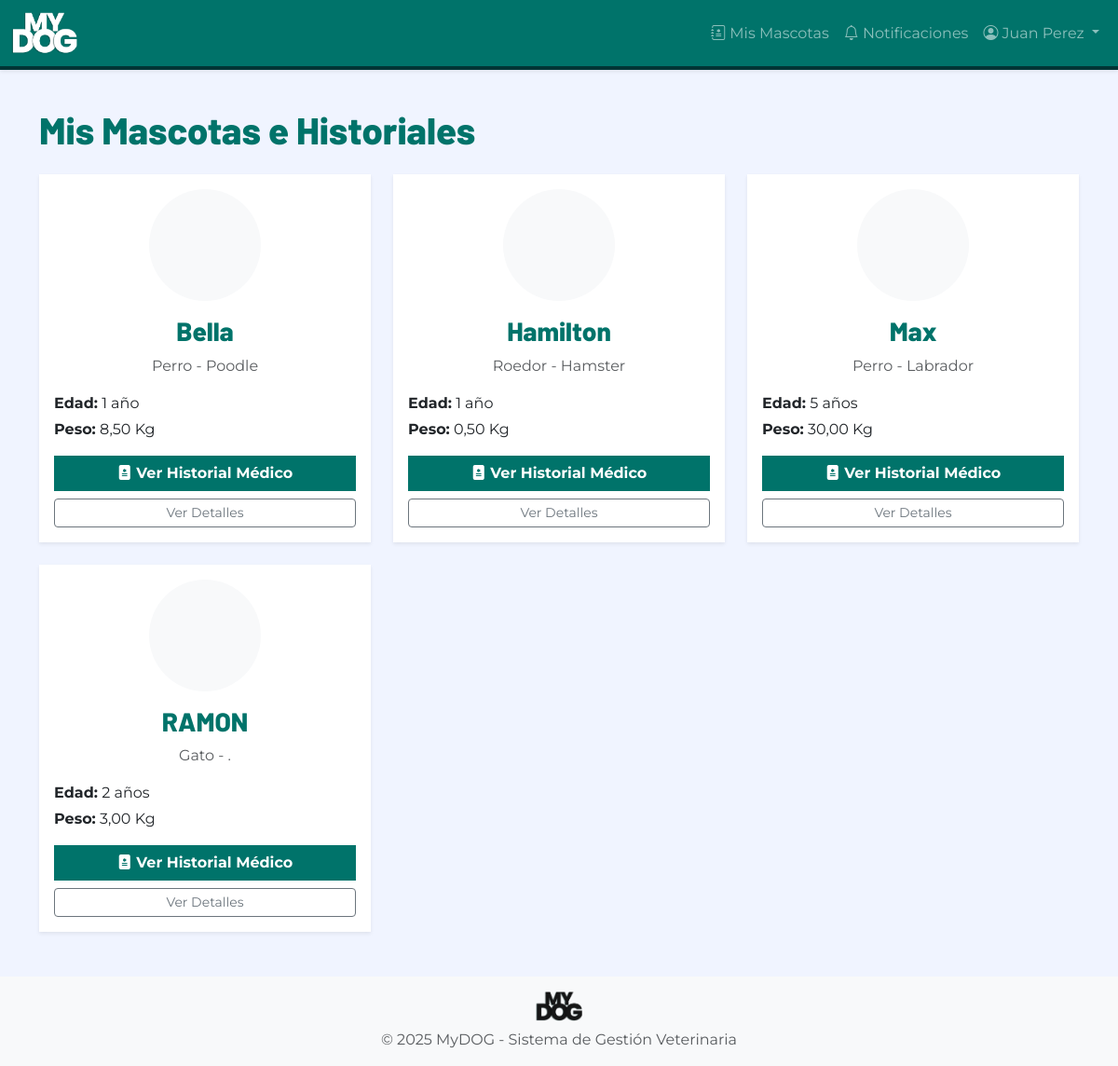
Page /historiales/mis/ (signed in) on the committed database.
### autenticacion/models.py (models this page shows, shortened)
class Usuario(AbstractUser):
    ROL_CHOICES = [
        ('ADMIN', 'Administrador'),
        ('VETERINARIO', 'Veterinario'),
        ('ADMINISTRATIVO', 'Personal Administrativo'),
        ('PROPIETARIO', 'Propietario'),
    ]
    rol = models.CharField(
        max_length=20,
        choices=ROL_CHOICES,
        verbose_name='Rol',
        help_text='Rol del usuario en el sistema'
    )
    activo = models.BooleanField(
        default=True,
        verbose_name='Activo',
        help_text='Indica si el usuario puede acceder al sistema'
    )
    intentos_fallidos = models.IntegerField(
        default=0,
        verbose_name='Intentos fallidos',
        help_text='Número de intentos fallidos de login consecutivos'
    )
    bloqueado_hasta = models.DateTimeField(
        null=True,
        blank=True,
        verbose_name='Bloqueado hasta',
        help_text='Fecha y hora hasta la cual el usuario está bloqueado'
    )
    foto_perfil = models.ImageField(
        upload_to='perfiles/',
        null=True,
        blank=True,
        verbose_name='Foto de perfil'
    )
    telefono = models.CharField(
        max_length=15,
        blank=True,
        verbose_name='Teléfono'
    )
    fecha_creacion = models.DateTimeField(
        auto_now_add=True,
        verbose_name='Fecha de creación'
    )
    fecha_modificacion = models.DateTimeField(
        auto_now=True,
        verbose_name='Fecha de modificación'
    )
    class Meta:
        verbose_name = 'Usuario'
        verbose_name_plural = 'Usuarios'
        ordering = ['-fecha_creacion']
    def es_admin(self):
        return self.rol == 'ADMIN'

### mascotas/models.py (models this page shows, shortened)
class Mascota(models.Model):
    ESPECIE_CHOICES = [
        ('PERRO', 'Perro'),
        ('GATO', 'Gato'),
        ('AVE', 'Ave'),
        ('ROEDOR', 'Roedor'),
        ('REPTIL', 'Reptil'),
        ('OTRO', 'Otro'),
    ]
    SEXO_CHOICES = [
        ('M', 'Macho'),
        ('H', 'Hembra'),
    ]
    propietario = models.ForeignKey(
        'propietarios.Propietario',
        on_delete=models.PROTECT,
        related_name='mascotas',
        verbose_name='Propietario',
        help_text='Propietario actual de la mascota'
    )
    nombre = models.CharField(
        max_length=50,
        verbose_name='Nombre',
        help_text='Nombre de la mascota (2-50 caracteres)'
    )
    especie = models.CharField(
        max_length=10,
        choices=ESPECIE_CHOICES,
        verbose_name='Especie',
        help_text='Especie de la mascota'
    )
    raza = models.CharField(
        max_length=50,
        verbose_name='Raza',
        help_text='Raza de la mascota'
    )
    edad = models.PositiveIntegerField(
        validators=[MinValueValidator(0)],
        verbose_name='Edad',
        help_text='Edad de la mascota en años'
    )
    peso = models.DecimalField(
        max_digits=5,
        decimal_places=2,
        null=True,
        blank=True,
        validators=[MinValueValidator(0.01)],
        verbose_name='Peso',
        help_text='Peso de la mascota en kilogramos (opcional)'
    )
    sexo = models.CharField(
        max_length=1,
        choices=SEXO_CHOICES,
        blank=True,
        verbose_name='Sexo',
        help_text='Sexo de la mascota (opcional)'
    )
    observaciones = models.TextField(
        max_length=300,
        blank=True,
        verbose_name='Observaciones',
        help_text='Observaciones adicionales (máx 300 caracteres)'
    )
    foto = models.ImageField(
        upload_to='mascotas/',
        null=True,
        blank=True,
        verbose_name='Foto',
        help_text='Foto de la mascota'
    )
    activo = models.BooleanField(
        default=True,
        verbose_name='Activo',
        help_text='Indica si la mascota está activa (no transferida ni fallecida)'
    )
    fecha_registro = models.DateTimeField(
        auto_now_add=True,
        verbose_name='Fecha de registro'
    )
    fecha_modificacion = models.DateTimeField(
        auto_now=True,
        verbose_name='Fecha de modificación'
    )
    class Meta:
        verbose_name = 'Mascota'
        verbose_name_plural = 'Mascotas'
        ordering = ['-fecha_registro']
        indexes = [
            models.Index(fields=['propietario', 'nombre']),
            models.Index(fields=['especie']),
        ]
    def edad_texto(self):
        if self.edad == 1:
            return "1 año"
        return f"{self.edad} años"

### historiales/views.py (the view)
# urls.py: path('mis/', views.mis_historiales, name='mis_mascotas'),
@login_required
def mis_historiales(request):
    propietario = getattr(request.user, 'propietario', None)
    if request.user.rol == 'PROPIETARIO' and propietario is None:
        raise Http404
    mascotas = []
    if propietario:
        mascotas = propietario.mascotas.all().order_by('nombre')
    return render(request, 'historiales/mis_historiales.html', {'mascotas': mascotas})

### notificaciones/context_processors.py (called while the page is built)
def notificaciones_unread(request):
    if getattr(request, 'user', None) and request.user.is_authenticated:
        count = Notificacion.objects.filter(usuario=request.user, leida=False).count()
        return {'notificaciones_unread': count}
    return {'notificaciones_unread': 0}

### templates/historiales/mis_historiales.html (shortened to what this page needs)
{% extends 'base.html' %}
{% block content %}
<div class="row">
    <div class="col-12">
        <h1 class="font-titulo text-primary-mydog mb-4">Mis Mascotas e Historiales</h1>
    </div>
</div>
<div class="row">
    {% if mascotas %}
        {% for mascota in mascotas %}
        <div class="col-md-6 col-lg-4 mb-4">
            <div class="card shadow-sm border-0 h-100">
                <div class="card-body text-center">
                    {% if mascota.foto %}
                        <img src="{{ mascota.foto.url }}" alt="{{ mascota.nombre }}" class="rounded-circle mb-3" width="120" height="120" style="object-fit: cover;">
                    {% else %}
                        <div class="bg-light rounded-circle d-flex align-items-center justify-content-center mx-auto mb-3" style="width: 120px; height: 120px;">
                        </div>
                    {% endif %}
                    <h3 class="font-titulo text-primary-mydog mb-2">{{ mascota.nombre }}</h3>
                    <p class="text-muted mb-3">{{ mascota.get_especie_display }} - {{ mascota.raza }}</p>
                    <div class="mb-3 text-start">
                        <p class="mb-1"><strong>Edad:</strong> {{ mascota.edad_texto }}</p>
                        <p class="mb-1"><strong>Peso:</strong> {{ mascota.peso|default:"--" }} Kg</p>
                    </div>
                    <div class="d-grid gap-2">
                        <a href="{% url 'historiales:lista_mascota' mascota.pk %}" class="btn btn-primary-mydog">
                            <i class="bi bi-file-medical-fill"></i> Ver Historial Médico
                        </a>
                        <a href="{% url 'mascotas:detalle' mascota.pk %}" class="btn btn-outline-secondary btn-sm">
                            Ver Detalles
                        </a>
                    </div>
                </div>
            </div>
        </div>
        {% endfor %}
    {% endif %}
</div>
{% endblock %}

### templates/base.html (shortened to what this page needs)
{% load static %}
<!DOCTYPE html>
<html lang="es">
<head>
    <link href="https://cdn.jsdelivr.net/npm/bootstrap@5.3.0/dist/css/bootstrap.min.css" rel="stylesheet">
    <link rel="stylesheet" href="https://cdn.jsdelivr.net/npm/bootstrap-icons@1.11.0/font/bootstrap-icons.css">
    <link rel="stylesheet" href="{% static 'css/base.css' %}">
    <link rel="stylesheet" href="{% static 'css/responsive.css' %}">
</head>
<body>
    <nav class="navbar navbar-expand-lg navbar-dark bg-primary-mydog shadow-sm">
        <div class="container-fluid">
            <a class="navbar-brand" href="{% url 'home' %}">
                <img src="{% static 'img/logo-mydog-blanco.png' %}" alt="MyDOG" height="45" class="d-inline-block">
            </a>
            <div class="collapse navbar-collapse" id="navbarNav">
                <ul class="navbar-nav ms-auto">
                    {% if user.is_authenticated %}
                        <li class="nav-item">
                            <a class="nav-link" href="{% url 'historiales:mis_mascotas' %}">
                                <i class="bi bi-journal-medical"></i>
                                {% if user.rol == 'PROPIETARIO' %}Mis Mascotas{% else %}Historiales{% endif %}
                            </a>
                        </li>
                        <li class="nav-item">
                            {% if user.rol == 'ADMIN' %}
                            <a class="nav-link" href="{% url 'notificaciones:admin' %}">
                            {% elif user.rol == 'VETERINARIO' %}
                            <a class="nav-link" href="{% url 'notificaciones:veterinario' %}">
                            {% else %}
                            <a class="nav-link" href="{% url 'notificaciones:propietario' %}">
                            {% endif %}
                                <i class="bi bi-bell"></i> Notificaciones
                            </a>
                        </li>
                        <li class="nav-item dropdown">
                            <a class="nav-link dropdown-toggle" href="#" role="button" data-bs-toggle="dropdown">
                                <i class="bi bi-person-circle"></i> {{ user.get_full_name|default:user.username }}
                            </a>
                        </li>
                    {% else %}
                        <li class="nav-item">
                            <a class="nav-link" href="{% url 'autenticacion:login' %}">Iniciar Sesión</a>
                        </li>
                    {% endif %}
                </ul>
            </div>
        </div>
    </nav>
    <main class="container py-4">
        {% block content %}{% endblock %}
    </main>
    <footer class="footer mt-auto py-3 bg-light">
        <div class="container text-center">
            <img src="{% static 'img/logo-mydog-negro.png' %}" alt="MyDOG" height="32" class="mb-2">
            <p class="text-muted mb-0">&copy; 2025 MyDOG - Sistema de Gestión Veterinaria</p>
        </div>
    </footer>
</body>
</html>

### static/css/base.css (style rules this page uses)
:root { --color-primary: #00736A; --color-secondary: #003535; --color-accent: #F95C32; --color-accent-light: #0FF7750; --color-bg-light: #F0F4FF; --color-gray: #CCCBD1; --color-white: #FFFFFF; --color-black: #000000; --font-titulo: 'Barlow', sans-serif; --font-subtitulo: 'Montserrat', sans-serif; --font-texto: 'Montserrat', sans-serif; }
body { font-family: var(--font-texto); background-color: var(--color-bg-light); color: var(--color-black); }
h1, h2, h3, h4, h5, h6, .font-titulo { font-family: var(--font-titulo); font-weight: 800; }
.bg-primary-mydog { background-color: var(--color-primary) !important; }
.text-primary-mydog { color: var(--color-primary) !important; }
.btn-primary-mydog { background-color: var(--color-primary); border-color: var(--color-primary); color: var(--color-white); font-family: var(--font-subtitulo); font-weight: 700; border-radius: 0 !important; }
.card { border-radius: 0 !important; }
.navbar { box-shadow: 0 2px 4px rgba(0,0,0,0.1); box-shadow: none; border-bottom: 4px solid var(--color-secondary); }

### templates/base.html (style rules this page uses)
html, body { height: 100%; }
body { display: flex; flex-direction: column; }
main { flex: 1 0 auto; }
footer { flex-shrink: 0; }

### rows in the picture
Usuario: get_full_name "Juan Perez"
Mascota: nombre "Bella", especie "Perro", raza "Poodle", edad_texto "1 año", peso "8,50"
Mascota: nombre "Hamilton", especie "Roedor", raza "Hamster", edad_texto "1 año", peso "0,50"
Mascota: nombre "Max", especie "Perro", raza "Labrador", edad_texto "5 años", peso "30,00"
Mascota: nombre "RAMON", especie "Gato", raza ".", edad_texto "2 años", peso "3,00"
